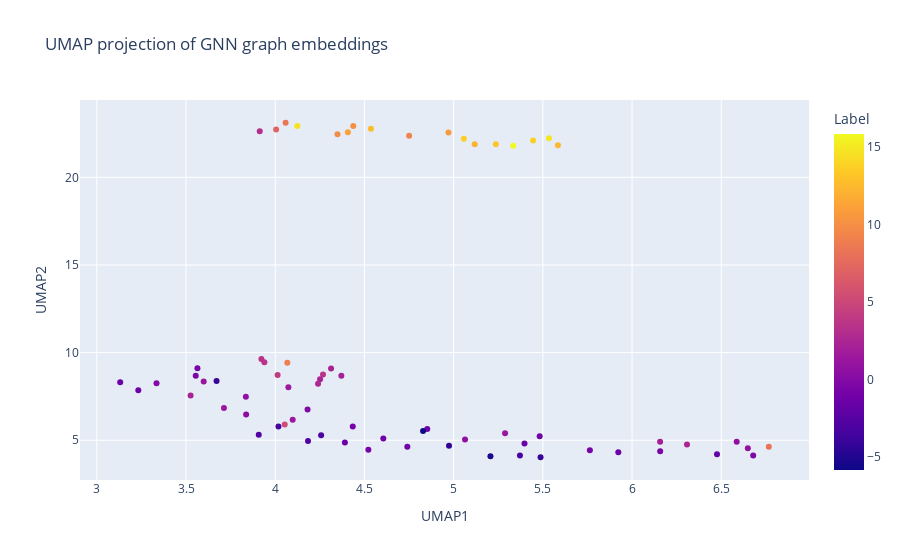

Notebook cell for this chart:
### Code cell
fig = px.scatter(
    df,
    x="UMAP1",
    y="UMAP2",
    color="Label",
    hover_data={
        "Inhibitor": True,
        "Label": ':.2f'
    },
    title="UMAP projection of GNN graph embeddings"
)
fig.show()

### Figure 1 — Plotly figure (JSON) as saved in the notebook; plotly's stock layout.template omitted (floating-point values rounded to 4 significant figures; data arrays with more than 128 entries replaced by an {"elided": "..."} marker saying what was removed)
{"data": [{"customdata": {"elided": "70x2 mixed values"}, "hovertemplate": "UMAP1=%{x}<br>UMAP2=%{y}<br>Inhibitor=%{customdata[0]}<br>Label=%{marker.color:.2f}<extra></extra>", "legendgroup": "", "marker": {"color": [5.29, 10.04, -0.51, 2.09, 3.54, 9.77, -1.36, -1.43, 3.48, -0.64, 2.03, 2.35, 7.04, 12.16, 10.76, 13.18, 13.64, -1.4, 1.49, 2.16, -2.68, 12.7, 0.72, 1.28, 14.65, 3.1, 3.47, 8.85, 14.88, 8.12, -1.04, 2.47, 8.34, 0.61, 0.84, -0.66, -1.96, 11.12, 1.24, 4.05, 0.41, -1.16, -0.3, -3.41, -1.44, 13.75, -3.2, -5.32, -3.14, -4.04, -1.29, 0.62, -0.07, -4.36, 1.34, -1.17, 12.41, -1.21, -0.61, 15.85, 9.24, -0.09, -0.82, -4.19, -2.76, 1.19, 2.68, -0.88, -5.85, 2.24], "coloraxis": "coloraxis", "symbol": "circle"}, "mode": "markers", "name": "", "orientation": "v", "showlegend": false, "type": "scatter", "x": [4.053, 4.437, 3.554, 4.371, 4.268, 4.349, 5.923, 3.131, 3.939, 3.564, 6.157, 4.251, 4.005, 5.118, 4.971, 5.237, 5.057, 4.39, 4.074, 4.313, 4.184, 4.536, 3.835, 4.098, 4.124, 3.913, 3.922, 4.068, 5.534, 6.766, 4.74, 6.308, 4.058, 6.586, 6.649, 4.522, 6.476, 4.407, 5.288, 4.013, 3.837, 4.606, 6.679, 4.018, 5.397, 5.445, 4.257, 5.206, 5.371, 5.487, 4.852, 5.064, 3.334, 4.974, 3.713, 3.233, 5.585, 5.482, 6.158, 5.333, 4.75, 4.181, 4.435, 3.671, 3.908, 3.599, 4.24, 5.763, 4.829, 3.526], "xaxis": "x", "y": [5.901, 22.92, 8.685, 8.674, 8.756, 22.46, 4.309, 8.303, 9.456, 9.114, 4.908, 8.483, 22.73, 21.89, 22.56, 21.89, 22.2, 4.867, 8.02, 9.094, 4.96, 22.77, 7.483, 6.168, 22.92, 22.62, 9.632, 9.418, 22.23, 4.628, 4.633, 4.752, 23.11, 4.921, 4.538, 4.464, 4.2, 22.58, 5.395, 8.719, 6.473, 5.097, 4.133, 5.784, 4.816, 22.1, 5.288, 4.092, 4.131, 4.03, 5.645, 5.04, 8.258, 4.687, 6.842, 7.851, 21.83, 5.234, 4.373, 21.79, 22.37, 6.759, 5.79, 8.378, 5.31, 8.35, 8.229, 4.426, 5.53, 7.546], "yaxis": "y"}], "layout": {"coloraxis": {"colorbar": {"title": {"text": "Label"}}, "colorscale": [[0, "#0d0887"], [0.1111, "#46039f"], [0.2222, "#7201a8"], [0.3333, "#9c179e"], [0.4444, "#bd3786"], [0.5556, "#d8576b"], [0.6667, "#ed7953"], [0.7778, "#fb9f3a"], [0.8889, "#fdca26"], [1, "#f0f921"]]}, "legend": {"tracegroupgap": 0}, "title": {"text": "UMAP projection of GNN graph embeddings"}, "xaxis": {"anchor": "y", "domain": [0, 1], "title": {"text": "UMAP1"}}, "yaxis": {"anchor": "x", "domain": [0, 1], "title": {"text": "UMAP2"}}}}
